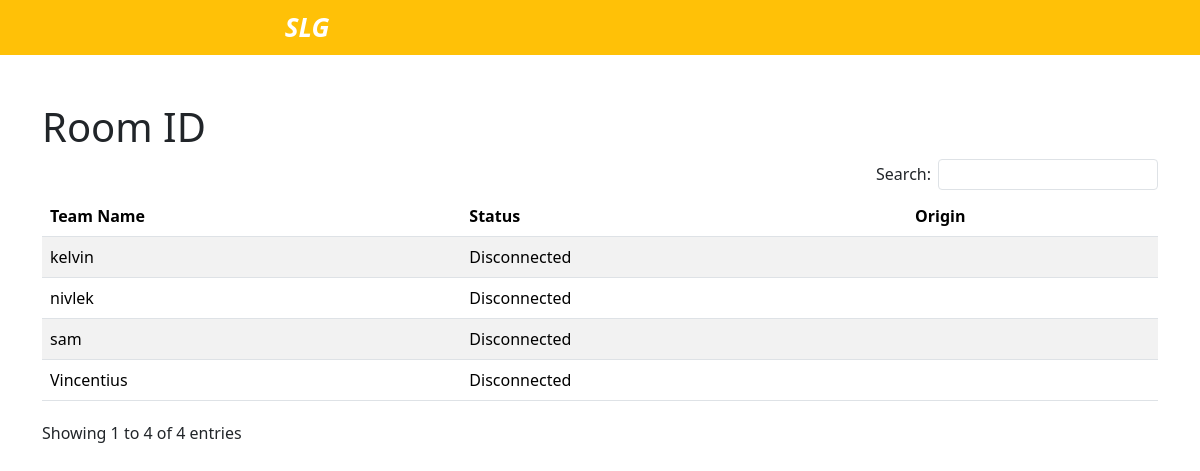
The page /waitingRoom2.php on the database as committed earlier.
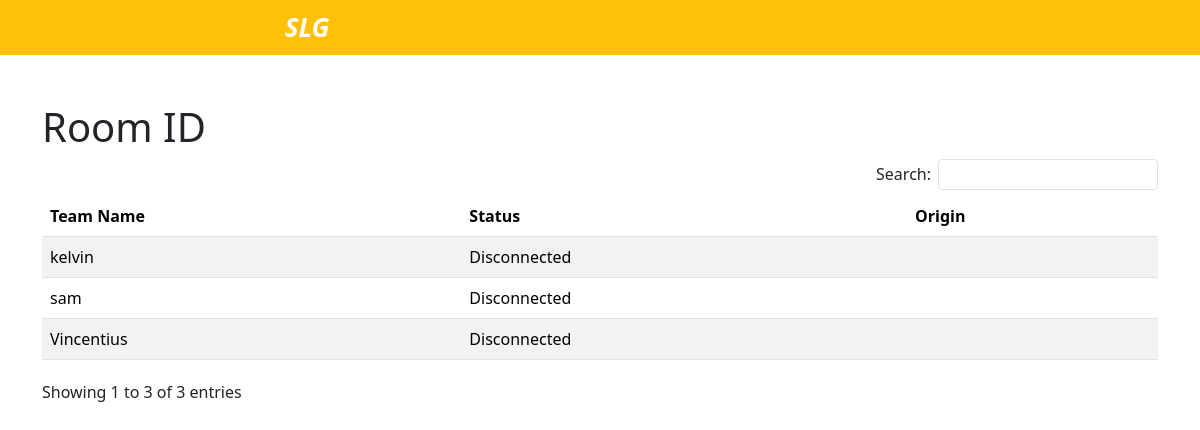
The same page on the database as committed later.
### tables this page shows
CREATE TABLE `user` (
  `team_name` varchar(255) NOT NULL,
  `password` text NOT NULL,
  `ship` longtext NOT NULL,
  `status` int DEFAULT NULL,
  `id_room` int NOT NULL,
  `origin` text,
  `revenue` int NOT NULL,
  `round` int NOT NULL,
  `pindah` text NOT NULL,
  `finish` int NOT NULL,
  `chance` int NOT NULL,
  `max_chances` int NOT NULL
);

### waitingRoom2.php (the view, shortened to what this page needs)
<?php
require 'connect.php';
?>
<!DOCTYPE html>
<html lang="en">
<head>
    <link rel="stylesheet" href="https://cdn.jsdelivr.net/npm/sweetalert2@11/dist/sweetalert2.min.css" id="theme-styles" />
    <link href="https://cdn.jsdelivr.net/npm/bootstrap@5.3.2/dist/css/bootstrap.min.css" rel="stylesheet">
    <link rel="stylesheet" type="" href="https://cdn.datatables.net/1.13.7/css/dataTables.bootstrap5.min.css">
</head>
<body>
    <nav class="navbar navbar-dark bg-warning navbar-expand d-flex justify-content-around" style="width: 100%;">
        <div>
            <a href="#" class="navbar-brand disabled" style="font-style: italic; font-weight:bold; font-size:26px">SLG</a>
        </div>
    </nav>
    <div class="container">
        <div class="row mt-5">
            <h1>
                Room ID
            </h1>
            <table class="table table-striped" id="userTable">
                <thead>
                    <tr>
                        <th scope="col">Team Name</th>
                        <th scope="col">Status</th>
                        <th scope="col">Origin</th>
                    </tr>
                </thead>
                <tbody>
                    <?php
                    if (isset($_SESSION['usernameADM'])) {
                        $room = $_SESSION['roomID_admin'];
                    } else {
                        $room = $_SESSION['roomID'];
                    }
                    $sql = "SELECT * FROM user WHERE id_room = '$room' ";
                    $result = mysqli_query($con, $sql);
                    while ($row = mysqli_fetch_array($result)) {
                        if ($row[3] == 1) {
                            $val = 'Connected';
                        } else {
                            $val = 'Disconnected';
                        }
                        echo "<tr>
                            <td>$row[0]</td>
                            <td>$val</td>
                            <td>$row[5]</td>
                            </tr>
                        ";
                    }
                    ?>
                </tbody>
            </table>
            <div class="row mt-2">
            </div>
        </div>
    </div>
</body>
</html>

Rows that differ between the two databases and show on the page:
no longer on this page (row edited): user: team_name "nivlek", status "Disconnected"
Other text that changed with them:
text written by a page script: "Search: Showing 1 to 4 of 4 entries" → "Search: Showing 1 to 3 of 3 entries"
